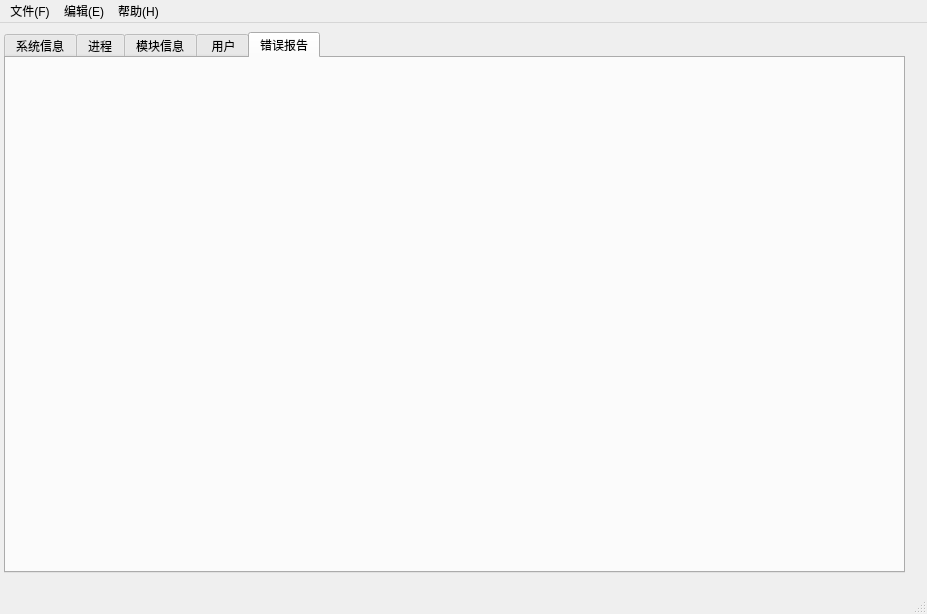
<?xml version="1.0" encoding="UTF-8"?>
<ui version="4.0">
 <class>MainWindow</class>
 <widget class="QMainWindow" name="MainWindow">
  <property name="geometry">
   <rect>
    <x>0</x>
    <y>0</y>
    <width>927</width>
    <height>614</height>
   </rect>
  </property>
  <property name="windowTitle">
   <string>MainWindow</string>
  </property>
  <widget class="QWidget" name="centralWidget">
   <widget class="QTabWidget" name="tabWidget">
    <property name="geometry">
     <rect>
      <x>4</x>
      <y>9</y>
      <width>901</width>
      <height>541</height>
     </rect>
    </property>
    <property name="currentIndex">
     <number>4</number>
    </property>
    <widget class="QWidget" name="tab_sys">
     <attribute name="title">
      <string>系统信息</string>
     </attribute>
     <widget class="QTabWidget" name="tabWidget_2">
      <property name="geometry">
       <rect>
        <x>10</x>
        <y>10</y>
        <width>881</width>
        <height>491</height>
       </rect>
      </property>
      <property name="contextMenuPolicy">
       <enum>Qt::DefaultContextMenu</enum>
      </property>
      <property name="layoutDirection">
       <enum>Qt::LeftToRight</enum>
      </property>
      <property name="tabPosition">
       <enum>QTabWidget::West</enum>
      </property>
      <property name="tabShape">
       <enum>QTabWidget::Triangular</enum>
      </property>
      <property name="currentIndex">
       <number>2</number>
      </property>
      <property name="elideMode">
       <enum>Qt::ElideLeft</enum>
      </property>
      <property name="usesScrollButtons">
       <bool>true</bool>
      </property>
      <property name="documentMode">
       <bool>false</bool>
      </property>
      <property name="tabsClosable">
       <bool>false</bool>
      </property>
      <property name="movable">
       <bool>false</bool>
      </property>
      <property name="tabBarAutoHide">
       <bool>false</bool>
      </property>
      <widget class="QWidget" name="tabWidget_2Page1" native="true">
       <attribute name="title">
        <string>系统简况</string>
       </attribute>
       <attribute name="toolTip">
        <string>12</string>
       </attribute>
      </widget>
      <widget class="QWidget" name="tabWidget_2Page2" native="true">
       <attribute name="title">
        <string>CPU</string>
       </attribute>
       <attribute name="toolTip">
        <string>12</string>
       </attribute>
       <attribute name="whatsThis">
        <string>34</string>
       </attribute>
      </widget>
      <widget class="QWidget" name="tabWidget_2Page3" native="true">
       <attribute name="title">
        <string>内存</string>
       </attribute>
      </widget>
     </widget>
    </widget>
    <widget class="QWidget" name="tab_process">
     <attribute name="title">
      <string>进程</string>
     </attribute>
     <widget class="QLabel" name="label_2">
      <property name="geometry">
       <rect>
        <x>250</x>
        <y>220</y>
        <width>80</width>
        <height>20</height>
       </rect>
      </property>
      <property name="text">
       <string>222</string>
      </property>
     </widget>
    </widget>
    <widget class="QWidget" name="tab_module">
     <attribute name="title">
      <string>模块信息</string>
     </attribute>
     <widget class="QLabel" name="label_3">
      <property name="geometry">
       <rect>
        <x>290</x>
        <y>310</y>
        <width>80</width>
        <height>20</height>
       </rect>
      </property>
      <property name="text">
       <string>333</string>
      </property>
     </widget>
    </widget>
    <widget class="QWidget" name="tab_user">
     <attribute name="title">
      <string> 用户</string>
     </attribute>
    </widget>
    <widget class="QWidget" name="tab_mistake">
     <attribute name="title">
      <string>错误报告</string>
     </attribute>
    </widget>
   </widget>
  </widget>
  <widget class="QMenuBar" name="menuBar">
   <property name="geometry">
    <rect>
     <x>0</x>
     <y>0</y>
     <width>927</width>
     <height>32</height>
    </rect>
   </property>
   <widget class="QMenu" name="menu_F">
    <property name="title">
     <string>文件(F)</string>
    </property>
    <addaction name="action_Exit"/>
   </widget>
   <widget class="QMenu" name="menu_E">
    <property name="title">
     <string>编辑(E)</string>
    </property>
    <addaction name="action_F5"/>
   </widget>
   <widget class="QMenu" name="menu_H">
    <property name="title">
     <string>帮助(H)</string>
    </property>
    <addaction name="action"/>
    <addaction name="action_2"/>
   </widget>
   <addaction name="menu_F"/>
   <addaction name="menu_E"/>
   <addaction name="menu_H"/>
  </widget>
  <widget class="QStatusBar" name="statusBar"/>
  <action name="action_Exit">
   <property name="text">
    <string>退出(W)</string>
   </property>
   <property name="shortcut">
    <string>Alt+W</string>
   </property>
  </action>
  <action name="action_F5">
   <property name="text">
    <string>刷新(F5)</string>
   </property>
   <property name="shortcut">
    <string>F5</string>
   </property>
  </action>
  <action name="action">
   <property name="text">
    <string>使用说明</string>
   </property>
  </action>
  <action name="action_2">
   <property name="text">
    <string>关于</string>
   </property>
  </action>
 </widget>
 <layoutdefault spacing="6" margin="11"/>
 <resources/>
 <connections/>
</ui>
